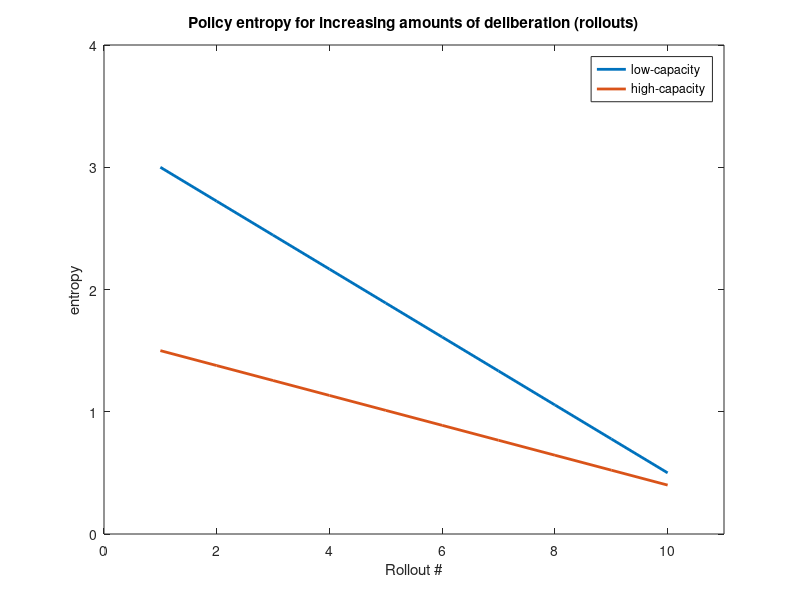
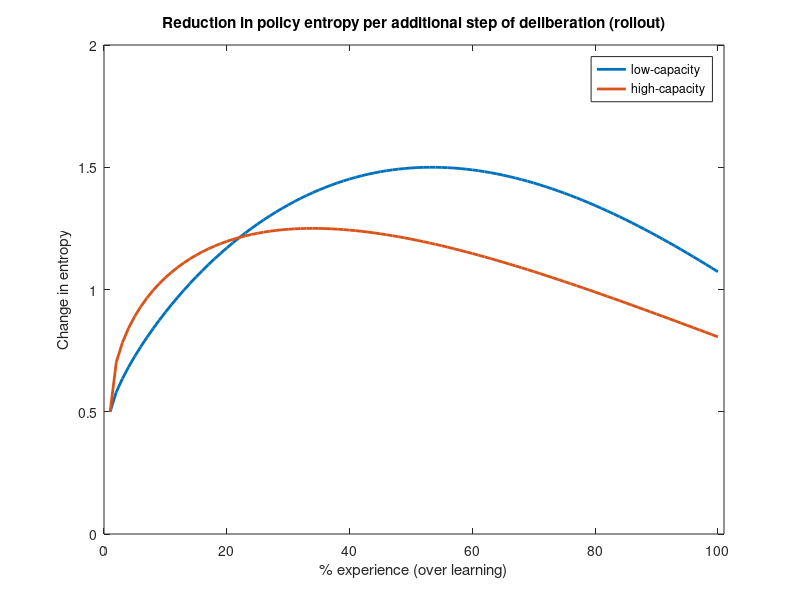
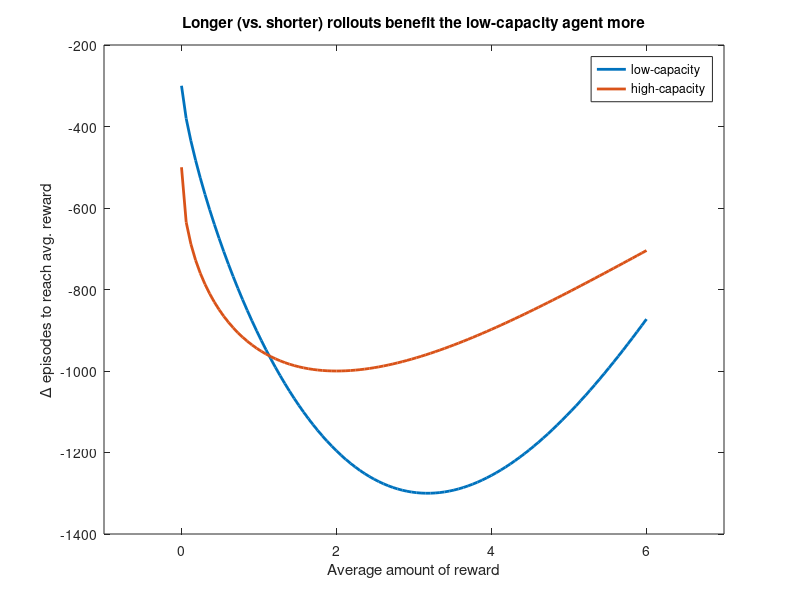
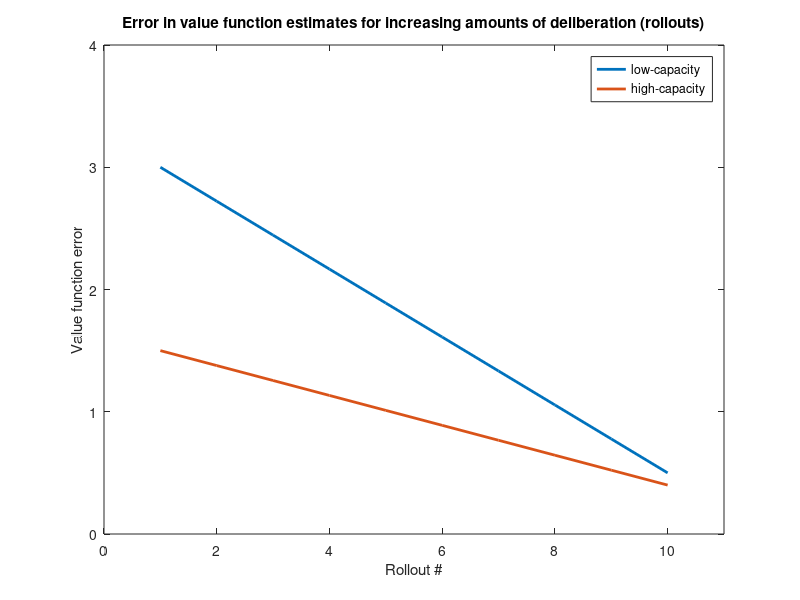

These charts were generated, in order, by the following MATLAB code: (Note: this script raises an error after producing the figures.)
%%

sp = '/Users/nick/Library/CloudStorage/GoogleDrive-fagan.nicholas@gmail.com/My Drive/Documents/phd/project1/hypotheses/021725';
do_save = true;

%%  h1

%{

H1: deliberation (i.e., processing internal information) reduces 
uncertainty about how to act, at the cost of time, with this effect being 
greater for capacity-limited systems.

%}

%{

Prediction: for models trained to matching levels of average reward, 
smaller networks should see a greater reduction in policy entropy per 
additional iteration of planning.

%}

figure(1); clf;
xs = 1:10;
entropy_small = linspace( 3, 0.5, numel(xs) );
entropy_large = linspace( 1.5, 0.4, numel(xs) );

% entropy_small = exp( -linspace(0, 1, numel(xs)) * 6 ) + 0.8
% entropy_large = exp( -linspace(0, 1, numel(xs)) * 2 ) + 0.4;

plot( xs, entropy_small, 'DisplayName', 'low-capacity', 'linewidth', 2 );
hold on;
plot( xs, entropy_large, 'DisplayName', 'high-capacity', 'linewidth', 2 );
legend;
title( 'Policy entropy for increasing amounts of deliberation (rollouts)' ); 
xlabel( 'Rollout #' ); ylabel( 'entropy' );
xlim( [min(xs)-1, max(xs)+1] );
ylim( [0, 4] );

if ( do_save ), saveas(gcf, fullfile(sp, "h1_a_policy_entropy.png")); end

%{

Prediction: the slope of reduction in uncertainty per additional 
planning step should be smaller later in learning.

%}

figure(2); clf;
xs = 1:100;
slope_small = sin( (linspace(0, 0.75, numel(xs))).^(0.75)*pi ) + 0.5;
slope_large = sin( (linspace(0, 0.75, numel(xs))).^(0.50)*pi ) * 0.75 + 0.5;

plot( xs, slope_small, 'DisplayName', 'low-capacity', 'linewidth', 2 );
hold on;
plot( xs, slope_large, 'DisplayName', 'high-capacity', 'linewidth', 2 );
legend;
title( 'Reduction in policy entropy per additional step of deliberation (rollout)' ); 
xlabel( '% experience (over learning)' ); ylabel( 'Change in entropy' );
xlim( [min(xs)-1, max(xs)+1] );
ylim( [0, 2] );

if ( do_save ), saveas(gcf, fullfile(sp, "h1_b_reduction_in_policy_entropy.png")); end

%%  h2

%{

H2: deliberation enables learning systems to improve their performance by 
spending time iteratively applying limited computational resources.

%}

%{

Prediction: the smaller network will exhibit a larger change in the number 
of episodes required to reach a certain level of average reward 
(going from short → long rollouts). i.e., increased iterative processing 
should benefit the smaller network more.

%}

figure(3); clf;
xs = linspace( 0, 6, 100 );
delta_small = sin( (linspace(0, 0.75, numel(xs))).^(0.75)*pi ) * -1 * 1e3 - 300;
delta_large = sin( (linspace(0, 0.75, numel(xs))).^(0.50)*pi ) * -1 * 500 - 500;

plot( xs, delta_small, 'DisplayName', 'low-capacity', 'linewidth', 2 );
hold on;
plot( xs, delta_large, 'DisplayName', 'high-capacity', 'linewidth', 2 );
legend;
title( 'Longer (vs. shorter) rollouts benefit the low-capacity agent more' ); 
xlabel( 'Average amount of reward' ); ylabel( 'Δ episodes to reach avg. reward' );
xlim( [min(xs)-1, max(xs)+1] );

if ( do_save ), saveas(gcf, fullfile(sp, "h2_a_effect_of_rollout_length.png")); end

%%  h3

%{

H3: deliberation leads to more accurate estimates of future value.

%}

%{

Prediction: the reduction in value function error per additional rollout
should be greater for small compared to large networks, suggesting a 
stronger relationship between iterative processing and policy improvement.

%}

figure(4); clf;
xs = 1:10;
val_error_small = linspace( 3, 0.5, numel(xs) );
val_error_large = linspace( 1.5, 0.4, numel(xs) );

plot( xs, val_error_small, 'DisplayName', 'low-capacity', 'linewidth', 2 );
hold on;
plot( xs, val_error_large, 'DisplayName', 'high-capacity', 'linewidth', 2 );
legend;
title( 'Error in value function estimates for increasing amounts of deliberation (rollouts)' ); 
xlabel( 'Rollout #' ); ylabel( 'Value function error' );
xlim( [min(xs)-1, max(xs)+1] );
ylim( [0, 4] );

if ( do_save ), saveas(gcf, fullfile(sp, "h3_a_val_func_error.png")); end

%{

Prediction: this relationship should be weaker later in learning, 
reflecting that value function error decreases with experience.

%}

figure(5); clf;
xs = 1:100;
slope_small = [ -4, -3 ];
slope_large = [ -3, -1 ];
X = [slope_small; slope_large]';

bar( X );
legend( {'low-capacity', 'high-capacity'} );
set( gca, 'xticklabels', {'early in learning', 'late in learning'} );
ylabel( 'Reduction in value function error per additional rollout' );
title( sprintf(['Smaller networks continue to benefit from additional\n' ...
  , 'rollouts later in learning']) );
ylim( [min(X(:))-1, 1] );

if ( do_save ), saveas(gcf, fullfile(sp, "h3_b_val_func_error_over_learning.png")); end

%%

